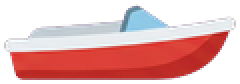
#> input picture packages/assets/book/boot.png, 120 x 42 px, given in place of birds.png, which was not available (shown 2 times larger)
$ python make.py
#> lines starting #> are read from the running program, lines starting #| are printed output that depends on the picture; pictures that were not available may be replaced by others from this repository, and a replacement may not be noted
### scripts/asset-gen/keyslice.py
"""Key a magenta background to alpha and cut a sheet into aligned frames.
python3 keyslice.py sheet.png outdir prefix [height=128] [expected_frames]"""
import sys, os
import numpy as np
from PIL import Image
from scipy import ndimage

def key(img):
    a = np.asarray(img.convert('RGB')).astype(np.float32)
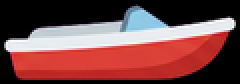
#> a: shape (42, 120, 3) float32 (shown 2 times larger); mean R, G, B 119.3, 71, 71.2
    d = np.sqrt((a[..., 0] - 255) ** 2 + a[..., 1] ** 2 + (a[..., 2] - 255) ** 2)
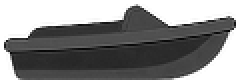
#> d: shape (42, 120) float32 (shown 2 times larger); min 182, max 360.6, mean 281; drawn with min black and max white
    alpha = np.clip((d - 70) / 80, 0, 1)
#> alpha: shape (42, 120) float32; every value is 1
    # despill: take the magenta share out of semi-transparent edge pixels
    rgb = a.copy()
    edge = (alpha > 0) & (alpha < 1)
#> edge: shape (42, 120) bool; every value is 0
    key = np.array([255, 0, 255], np.float32)
    safe = np.where(alpha[..., None] > 0.05, alpha[..., None], 1)
    rgb[edge] = np.clip((a[edge] - (1 - safe[edge]) * key) / safe[edge], 0, 255)
    return np.dstack([rgb, alpha * 255]).astype(np.uint8)

# [33 lines left out: functions frames, align, not called in this run]

# [9 lines that do not run on import are left out]


def cut_items(src, names, long_side=96, outdir='.', pad=2, min_area=1500):
    """Cut a sheet of different objects into named, tightly cropped PNGs (reading order = order of `names`).
    Objects are scaled by ONE factor per call so that the largest one has `long_side` pixels on its long side
    (use long_side per object kind: call once per sheet). Returns the list of files; raises if the count is wrong."""
    rgba = key(Image.open(src))
    alpha = rgba[..., 3] > 128
#> alpha: shape (42, 120) bool; every value is 1
    grown = ndimage.binary_dilation(alpha, iterations=8)
    lab, n = ndimage.label(grown)
#> lab: shape (42, 120) int32; every value is 1
#> n = 1
    comps = []
    for i, sl in enumerate(ndimage.find_objects(lab), 1):
        if (lab[sl] == i).sum() >= min_area:
            comps.append((sl, i))
#> this loop made 1 pass
#> i on pass 1: 1
#> after the loop, comps = 1 item
    if len(comps) != len(names):
#> (the run stopped early here; a loop or call above may not have finished)

$ run again, on packages/assets/book/fisch_1.png
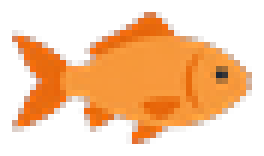
#> input picture packages/assets/book/fisch_1.png, 44 x 26 px, given in place of birds.png, which was not available (shown 6 times larger)
#> in key, `a = np.asarray(img.convert('RGB')).astype(np.float32)`:
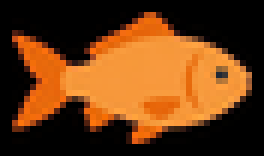
#> a: shape (26, 44, 3) float32 (shown 6 times larger); mean R, G, B 104.8, 58.3, 19.7
#> in key, `d = np.sqrt((a[..., 0] - 255) ** 2 + a[..., 1] ** 2 + (a[..., 2] - 255..`:
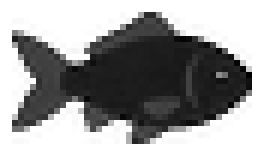
#> d: shape (26, 44) float32 (shown 6 times larger); min 233.7, max 360.6, mean 311.5; drawn with min black and max white
#> edge: shape (26, 44) bool; every value is 0
#> lab: shape (26, 44) int32; every value is 1
#> n = 1
#> the loop in cut_items, `for i, sl in enumerate(ndimage.find_objects(lab), 1):` made 1 pass
#> i on pass 1: 1
#> after the loop in cut_items, `for i, sl in enumerate(ndimage.find_objects(lab), 1):`: comps = []

$ run again, on packages/assets/book/fisch_2.png
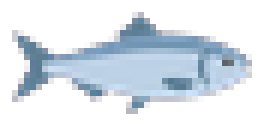
#> input picture packages/assets/book/fisch_2.png, 44 x 21 px, given in place of birds.png, which was not available (shown 6 times larger)
#> in key, `a = np.asarray(img.convert('RGB')).astype(np.float32)`:
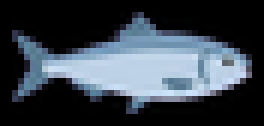
#> a: shape (21, 44, 3) float32 (shown 6 times larger); mean R, G, B 55.8, 64.7, 74.2
#> in key, `d = np.sqrt((a[..., 0] - 255) ** 2 + a[..., 1] ** 2 + (a[..., 2] - 255..`:
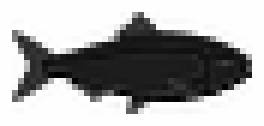
#> d: shape (21, 44) float32 (shown 6 times larger); min 203.1, max 360.6, mean 306.9; drawn with min black and max white
#> edge: shape (21, 44) bool; every value is 0
#> lab: shape (21, 44) int32; every value is 1
#> n = 1
#> the loop in cut_items, `for i, sl in enumerate(ndimage.find_objects(lab), 1):` made 1 pass
#> i on pass 1: 1
#> after the loop in cut_items, `for i, sl in enumerate(ndimage.find_objects(lab), 1):`: comps = []
